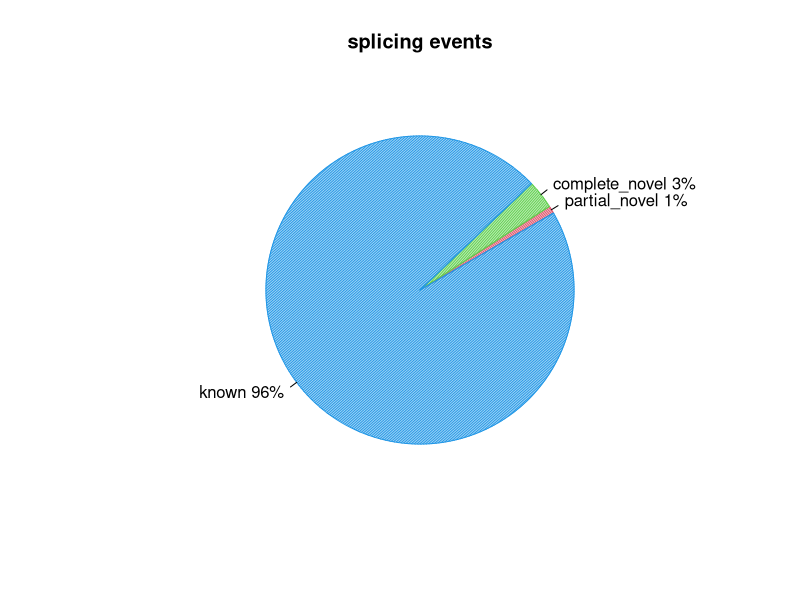
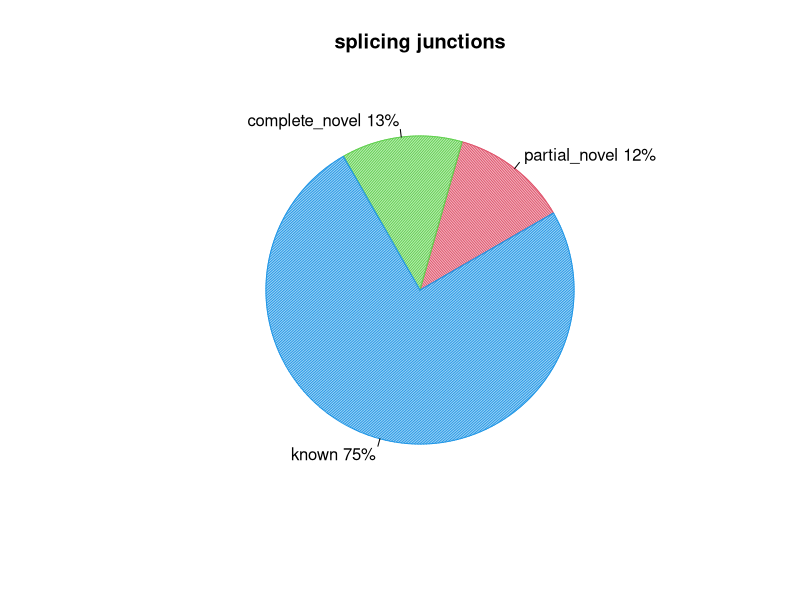

These charts were generated, in order, by the following R code:
pdf("SRR11647700.splice_events.pdf")
events=c(0.7886755578515922,2.999359113383321,96.13431813806598)
pie(events,col=c(2,3,4),init.angle=30,angle=c(60,120,150),density=c(70,70,70),main="splicing events",labels=c("partial_novel 1%","complete_novel 3%","known 96%"))
dev.off()
pdf("SRR11647700.splice_junction.pdf")
junction=c(12.261368849277364,12.693387642346915,75.04524350837572)
pie(junction,col=c(2,3,4),init.angle=30,angle=c(60,120,150),density=c(70,70,70),main="splicing junctions",labels=c("partial_novel 12%","complete_novel 13%","known 75%"))
dev.off()
